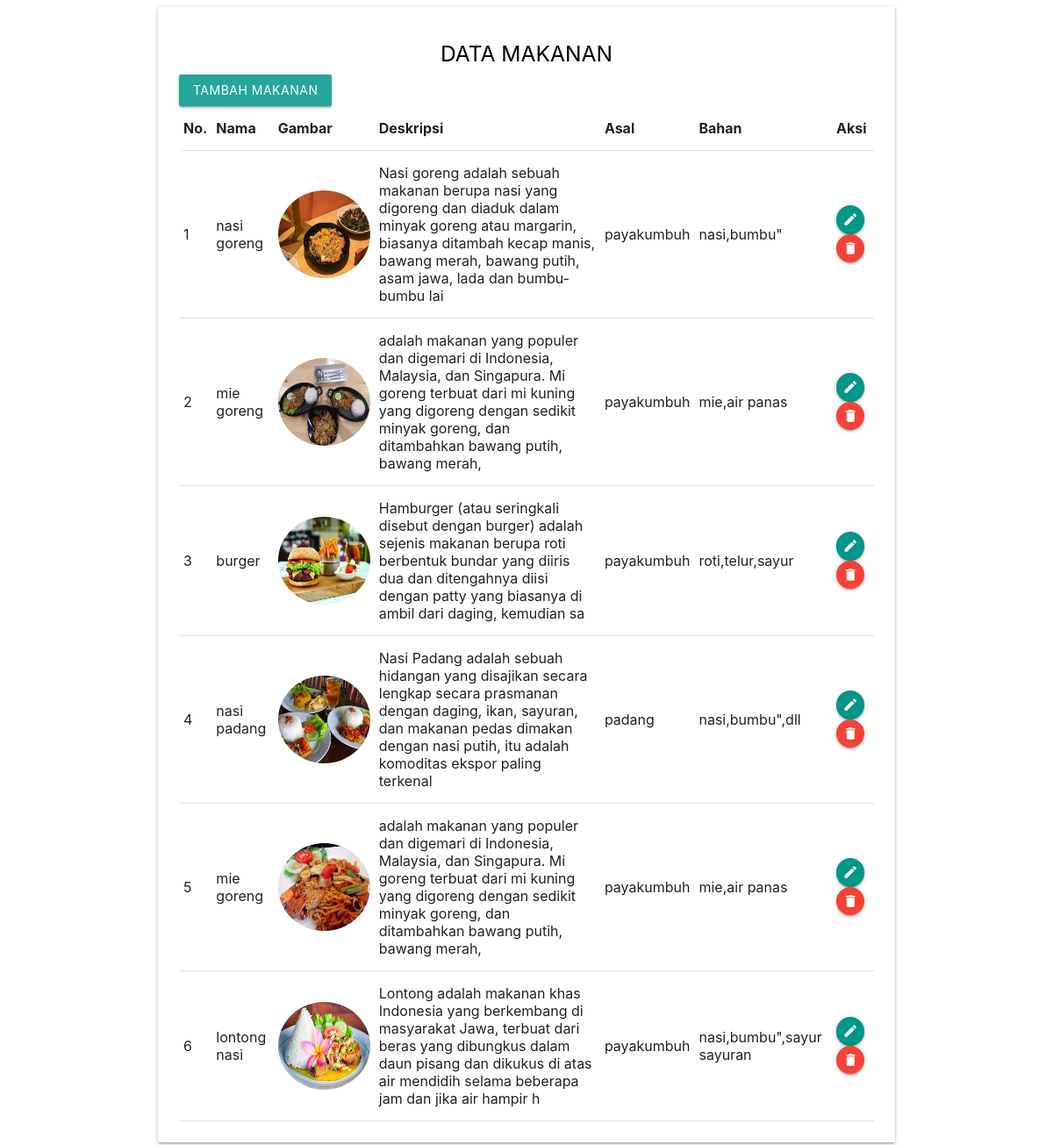
The page /admin/makanan.php on the database its author committed.
### tables this page shows
CREATE TABLE IF NOT EXISTS `makanan` (
`id_makanan` int(100) NOT NULL,
  `nama_makanan` varchar(100) NOT NULL,
  `gambar_makanan` varchar(200) NOT NULL,
  `deskripsi_makanan` varchar(200) NOT NULL,
  `asal_makanan` varchar(200) NOT NULL,
  `bahan_makanan` varchar(200) NOT NULL
);

### admin/functions2.php (called while the page is built, shortened)
<?php
$conn = mysqli_connect("localhost","root","","cafe");
function query($query){
	global $conn;
	$result = mysqli_query($conn,$query);
	$rows = [];
	while ($row = mysqli_fetch_assoc($result)) {
		$rows[] = $row;
	}
	return $rows;
}
?>

### admin/makanan.php (the view, shortened to what this page needs)
<?php
require 'functions2.php';
$makanan = query("SELECT * FROM makanan");
?>
<html>
	<head>
		<link rel="stylesheet" href="https://cdnjs.cloudflare.com/ajax/libs/materialize/1.0.0/css/materialize.min.css" />
  <link type="text/css" rel="stylesheet" href="css/materialize.min.css"  media="screen,projection"/>
	</head>
	<body>
		<div class="container">
			<div class="card-panel">
				<center><h5 style="color: black;">DATA MAKANAN</h5></center>
		<a href="makananadd.php" class="waves-effect waves-light btn">Tambah Makanan</a>
		<table class="responsive-table">
			<thead>
			<tr>
				<th>No.</th>
				<th>Nama</th>
				<th>Gambar</th>
				<th>Deskripsi</th>
				<th>Asal</th>
				<th>Bahan</th>
				<th>Aksi</th>
			</tr>
			</thead>
			<?php  $i = 1;?>
			<?php foreach ($makanan as $row):?>
			<tbody>
			<tr>
				<td><?=	 $i; ?></td>
				<td><?= $row ["nama_makanan"];?></td>
				<td><img src="img/<?= $row ["gambar_makanan"]; ?>" class="image"></td>
				<td><?= $row ["deskripsi_makanan"];?></td>
				<td><?= $row["asal_makanan"];?></td>
				<td><?= $row["bahan_makanan"];?></td>
				<td>
					<a href="makananedit.php?id_makanan=<?= $row ["id_makanan"]; ?>" class="btn-floating btn-small waves-effect waves-light teal"><i class="small material-icons">edit</i></a>
					<a href="makanandel.php?id_makanan=<?= $row ["id_makanan"]; ?>" onclick ="return confirm('Apakah Ingin Menghapus?');" class="btn-floating btn-small waves-effect waves-light red"><i class="small material-icons">delete</i></a>
				</td>
			</tr>
			</tbody>
			<?php $i++;?>
		<?php endforeach;?>
		</table>
	</body>
</html>

### admin/makanan.php (style rules this page uses)
.image { border-radius: 95% !important; width: 105px; height: 100px; }

### rows shown on the page
makanan: nama_makanan "nasi goreng", gambar_makanan (picture), deskripsi_makanan "Nasi goreng adalah sebuah makanan berupa nasi yang digoreng dan diaduk dalam minyak goreng atau margarin, biasanya ditambah kecap manis, bawang merah, bawang putih, asam jawa, lada dan bumbu-bumbu lai", asal_makanan "payakumbuh", bahan_makanan "nasi,bumbu\""
makanan: nama_makanan "mie goreng", gambar_makanan (picture), deskripsi_makanan "adalah makanan yang populer dan digemari di Indonesia, Malaysia, dan Singapura. Mi goreng terbuat dari mi kuning yang digoreng dengan sedikit minyak goreng, dan ditambahkan bawang putih, bawang merah,", asal_makanan "payakumbuh", bahan_makanan "mie,air panas"
makanan: nama_makanan "burger", gambar_makanan (picture), deskripsi_makanan "Hamburger (atau seringkali disebut dengan burger) adalah sejenis makanan berupa roti berbentuk bundar yang diiris dua dan ditengahnya diisi dengan patty yang biasanya di ambil dari daging, kemudian sa", asal_makanan "payakumbuh", bahan_makanan "roti,telur,sayur"
makanan: nama_makanan "nasi padang", gambar_makanan (picture), deskripsi_makanan "Nasi Padang adalah sebuah hidangan yang disajikan secara lengkap secara prasmanan dengan daging, ikan, sayuran, dan makanan pedas dimakan dengan nasi putih, itu adalah komoditas ekspor paling terkenal", asal_makanan "padang", bahan_makanan "nasi,bumbu\",dll"
makanan: nama_makanan "mie goreng", gambar_makanan (picture), deskripsi_makanan "adalah makanan yang populer dan digemari di Indonesia, Malaysia, dan Singapura. Mi goreng terbuat dari mi kuning yang digoreng dengan sedikit minyak goreng, dan ditambahkan bawang putih, bawang merah,", asal_makanan "payakumbuh", bahan_makanan "mie,air panas"
makanan: nama_makanan "lontong nasi", gambar_makanan (picture), deskripsi_makanan "Lontong adalah makanan khas Indonesia yang berkembang di masyarakat Jawa, terbuat dari beras yang dibungkus dalam daun pisang dan dikukus di atas air mendidih selama beberapa jam dan jika air hampir h", asal_makanan "payakumbuh", bahan_makanan "nasi,bumbu\",sayur sayuran"
